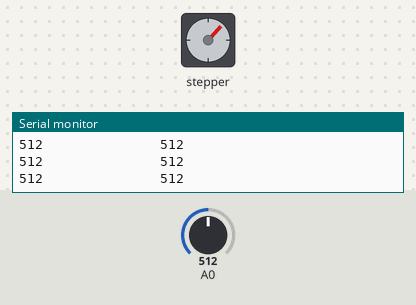
The sketch below on a simulated Arduino Uno, built with avr-gcc and run on an emulated ATmega328P. Shown: stepper motor, the last lines printed to the serial monitor. The test bench sets the inputs (shaded band); at power-on: A0 = 512. Stepper angles assume 100 steps per turn.

Above: at 11.1 s.
11.2 s: A0 set to 716
At 11.66 s:
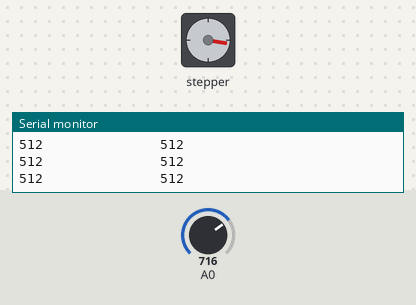
At 15.7 s:
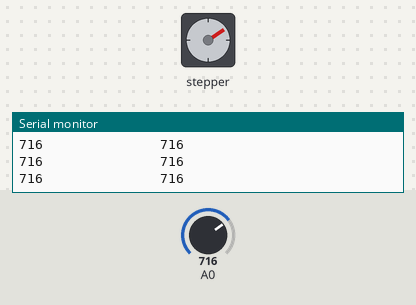
Timing chart, 0 to 17.2 s (numbered marks = the images above; inputs shaded):
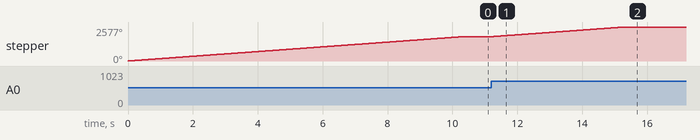

Measured:
- after the input at 11.2 s, stepper: turns 734° clockwise in 4.1 s, starting at once
- by itself, stepper: turns 1843° clockwise in 10.3 s

The sketch:

prak1_stepper_bag3.ino
```cpp
//Mengendalikan sudut putaran sesuai dengan potensio

#include <Stepper.h>

// ubah angka ini dengan step yang anda butuhkan
#define STEPS 100

// menginisialisasi stepper menggunakan pin 8, 9, 10, dan 11 secara berurutan
Stepper stepper(STEPS, 8, 9, 10, 11);

// kembali membaca nilai masukkan dari potensio
int previous = 0;

void setup() {
  // mengatur kecepatan motor menjadi 30 RPMs
  Serial.begin(9600);
  stepper.setSpeed(30);
}

void loop() {
  // memperoleh nilai dari potensio
  int val = analogRead(0);

  //menyamakan step dengan nilai potensio
  stepper.step(val - previous);
  previous = val;
  Serial.print(val);
  Serial.print("               ");
  Serial.println(previous);

}
```
